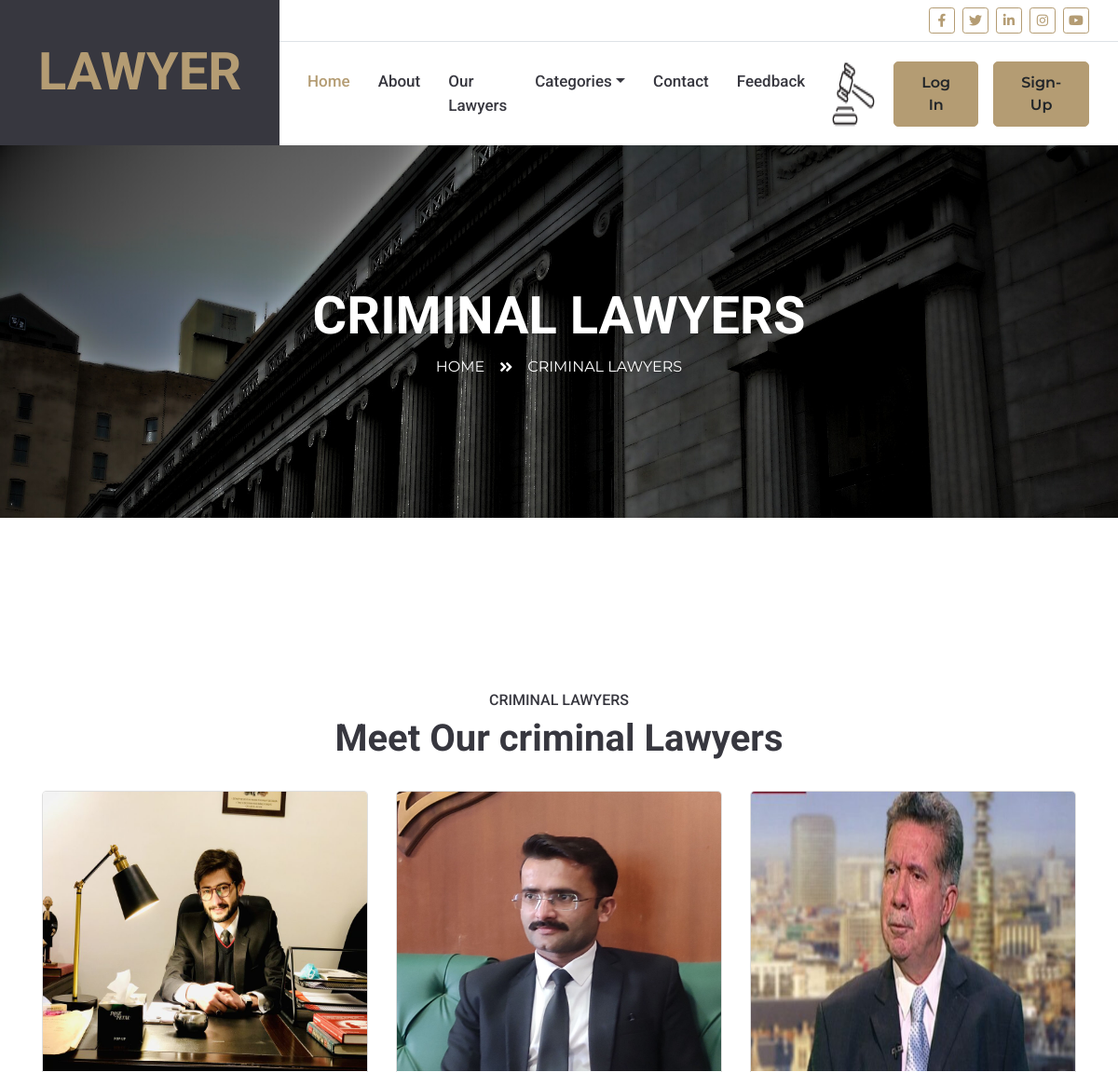
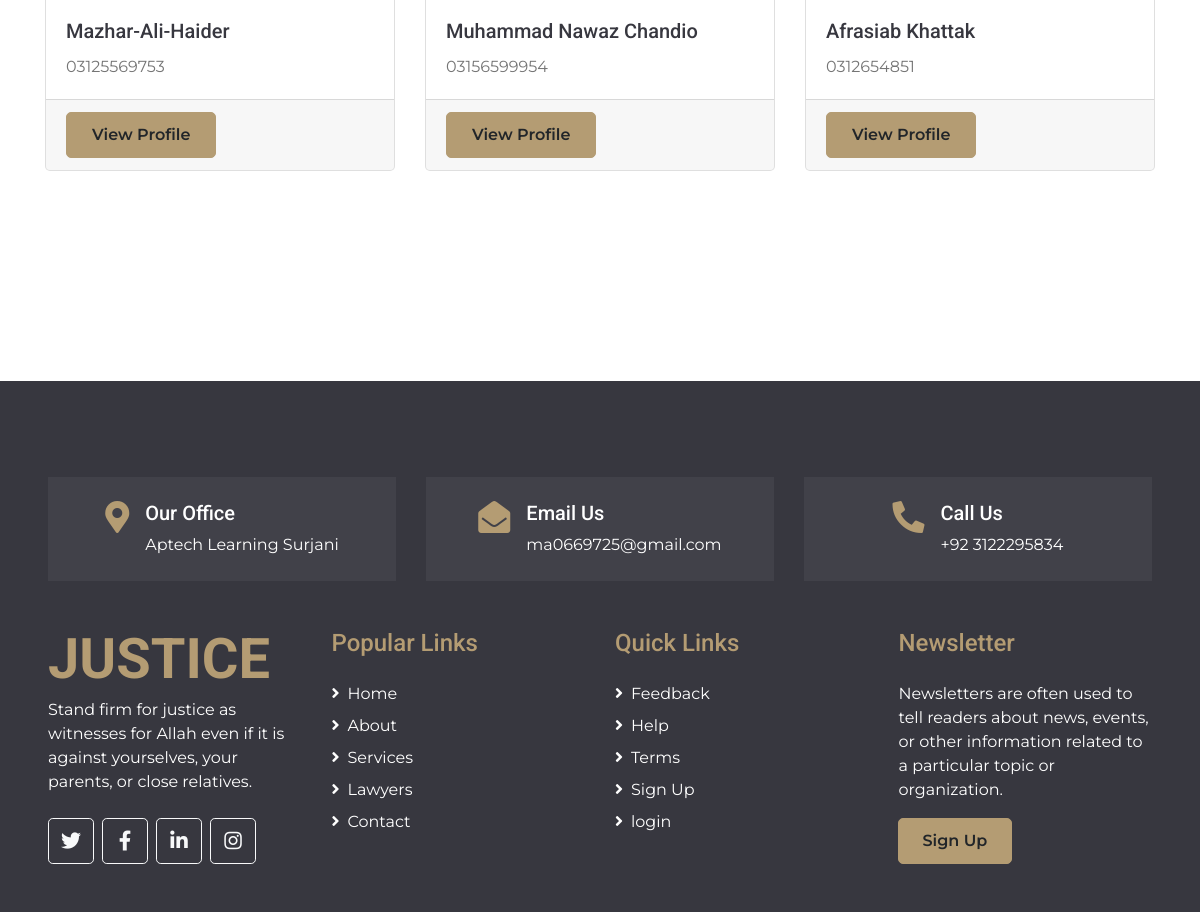
Screenshot of /criminal.php with the database file from the repository (2 pictures, top to bottom).
### tables this page shows
CREATE TABLE `criminal_lawyers` (
  `id` int(11) NOT NULL,
  `full_name` varchar(255) NOT NULL,
  `contact_number` varchar(255) NOT NULL,
  `address` varchar(255) DEFAULT NULL,
  `fee` int(11) DEFAULT NULL,
  `description` text DEFAULT NULL,
  `cases_handled` int(11) DEFAULT NULL,
  `rating` decimal(3,2) DEFAULT NULL,
  `image` varchar(2000) NOT NULL
);

### criminal.php (the view, shortened to what this page needs)
<!DOCTYPE html>
<html lang="en">
<head>
    <link href="https://cdnjs.cloudflare.com/ajax/libs/font-awesome/5.10.0/css/all.min.css" rel="stylesheet">
    <link href="lib/owlcarousel/assets/owl.carousel.min.css" rel="stylesheet">
    <link href="lib/tempusdominus/css/tempusdominus-bootstrap-4.min.css" rel="stylesheet" />
    <link href="css/style.css" rel="stylesheet">
</head>
<body>
<?php
      include('header.php');
    ?>
     <div class="container-fluid bg-page-header" style="margin-bottom: 90px; background-image: url(image/court.jpg);" >
        <div class="container">
            <div class="d-flex flex-column align-items-center justify-content-center" style="min-height: 400px">
                <h3 class="display-4 text-white text-uppercase">Criminal Lawyers</h3>
                <div class="d-inline-flex text-white">
                    <p class="m-0 text-uppercase"><a class="text-white" href="">Home</a></p>
                    <i class="fa fa-angle-double-right pt-1 px-3"></i>
                    <p class="m-0 text-uppercase">Criminal Lawyers</p>
                </div>
            </div>
        </div>
    </div>
    <div class="container-fluid py-5">
        <div class="container py-5">
            <div class="text-center pb-2">
                <h6 class="text-uppercase">criminal Lawyers</h6>
                <h1 class="mb-4">Meet Our criminal Lawyers</h1>
            </div>
            <div class="row">
                <?php
               include('connect.php');
               $sql = "SELECT * FROM criminal_lawyers";
               $result = mysqli_query($con, $sql);
               if (mysqli_num_rows($result)) {
                   while ($row = mysqli_fetch_assoc($result)) {
                       $lawyer_name = $row['full_name'];
                       $contact_number = $row['contact_number'];
                       $image = $row['image'];
                       echo '<div class="col-12 col-md-4">';
                       echo '<div class="card mb-4">';
                       echo '<img style="height:300px;" src="upload_img/' . $image . '" class="card-img-top" alt="' . $lawyer_name . '">';
                       echo '<div class="card-body">';
                       echo '<h5 class="card-title">' . $lawyer_name . '</h5>';
                       echo '<p class="card-text">' . $contact_number . '</p>';
                       echo '</div>';
                       echo '<div class="card-footer">';
                       echo '<a href="#" class="btn btn-primary">View Profile</a>';
                       echo '</div>';
                       echo '</div>';
                       echo '</div>';
                   }
               } else {
                   echo '<p>No divorce lawyers found.</p>';
               }
             ?>
            </div>
        </div>
    </div>
 <?php include('footer.php'); ?>
</body>
</html>

### rows the page displays
criminal_lawyers: image+full_name (picture), full_name "Mazhar-Ali-Haider", contact_number "03125569753"
criminal_lawyers: image+full_name (picture), full_name "Muhammad Nawaz Chandio", contact_number "03156599954"
criminal_lawyers: image+full_name (picture), full_name "Afrasiab Khattak", contact_number "0312654851"
